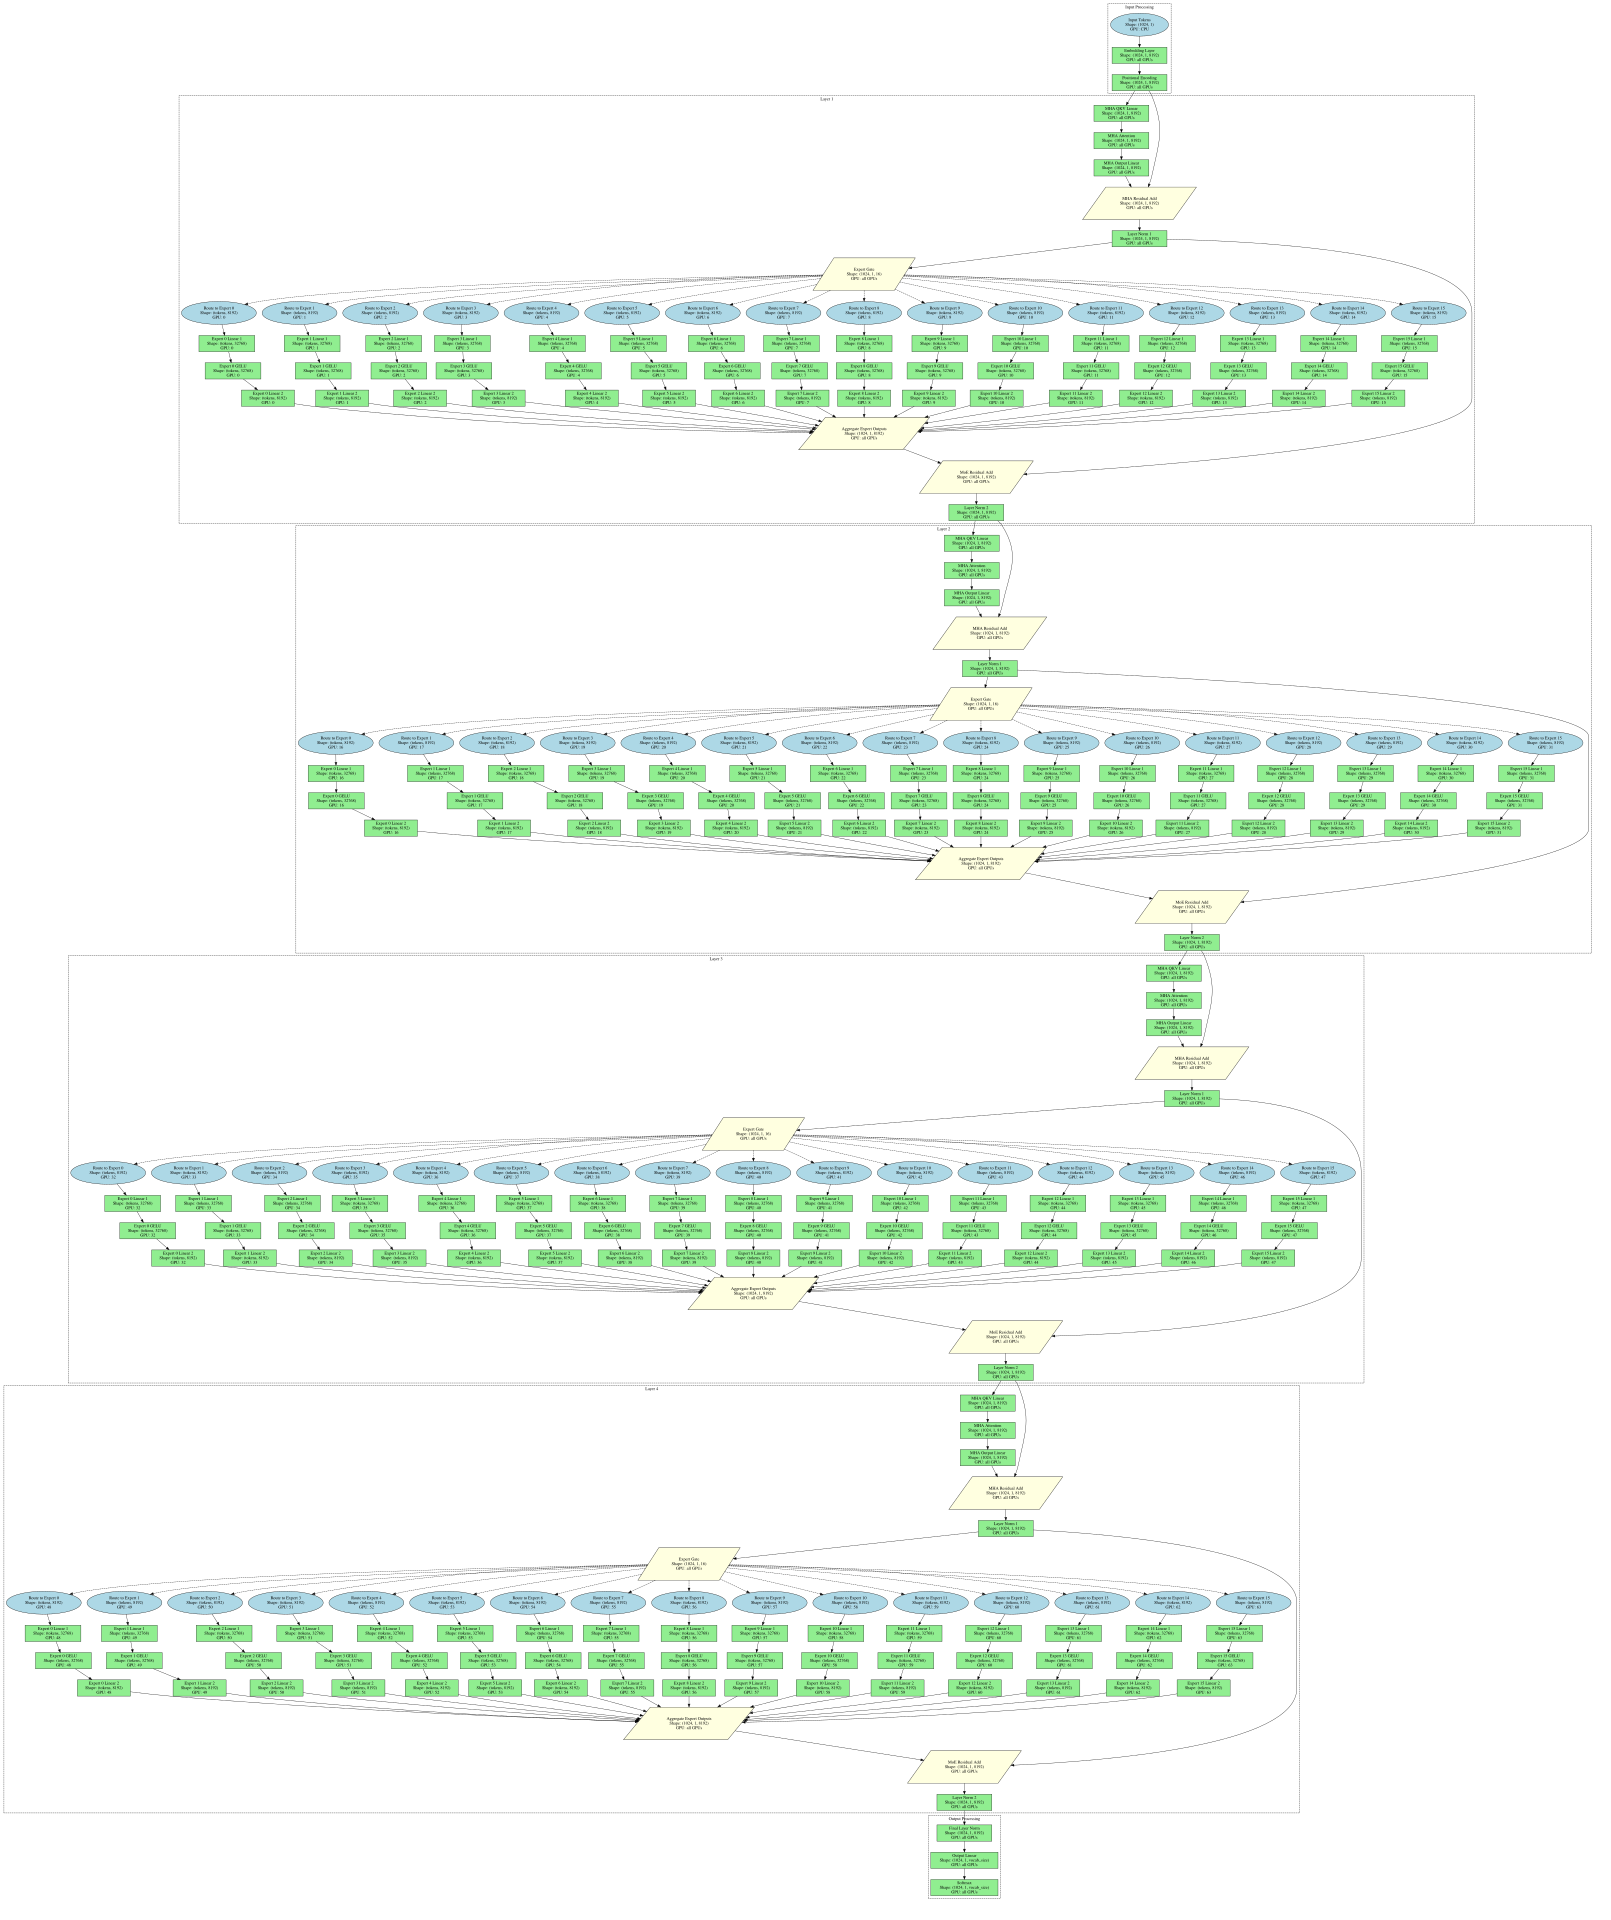

Source code (Python):
import graphviz

# Create the DAG for the proposed cross-node expert parallelism (64 GPUs, 1 expert per GPU)
dot = graphviz.Digraph(comment='Cross-Node Expert Parallelism - 64 GPUs')
dot.attr(rankdir='TB', size='30,20')

# Define node styles
dot.attr('node', shape='ellipse', style='filled', fillcolor='lightblue')  # Communication nodes
dot.attr('node', shape='rectangle', style='filled', fillcolor='lightgreen')  # Computation nodes
dot.attr('node', shape='parallelogram', style='filled', fillcolor='lightyellow')  # Routing/aggregation nodes

# Model parameters
num_layers = 4
experts_per_layer = 16
total_gpus = 64
batch_size = 1024
seq_len = 1  # Assuming single token for simplicity
hidden_size = 8192  # 16 heads * 512 dim per head
mlp_hidden_size = 32768

# Input processing
with dot.subgraph(name='cluster_input') as c:
    c.attr(label='Input Processing', style='dashed')
    c.node('input_tokens', f'Input Tokens\\nShape: ({batch_size}, {seq_len})\\nGPU: CPU', shape='ellipse', fillcolor='lightblue')
    c.node('embed', f'Embedding Layer\\nShape: ({batch_size}, {seq_len}, {hidden_size})\\nGPU: all GPUs', shape='rectangle', fillcolor='lightgreen')
    c.node('pos_embed', f'Positional Encoding\\nShape: ({batch_size}, {seq_len}, {hidden_size})\\nGPU: all GPUs', shape='rectangle', fillcolor='lightgreen')
    
    dot.edge('input_tokens', 'embed')
    dot.edge('embed', 'pos_embed')

# Process each layer
prev_output = 'pos_embed'
for layer_idx in range(num_layers):
    with dot.subgraph(name=f'cluster_layer_{layer_idx}') as c:
        c.attr(label=f'Layer {layer_idx + 1}', style='dashed')
        
        # MHA computation (replicated across all GPUs)
        mha_qkv = f'mha_qkv_{layer_idx}'
        mha_attn = f'mha_attn_{layer_idx}'
        mha_out = f'mha_out_{layer_idx}'
        mha_residual = f'mha_residual_{layer_idx}'
        
        c.node(mha_qkv, f'MHA QKV Linear\\nShape: ({batch_size}, {seq_len}, {hidden_size})\\nGPU: all GPUs', shape='rectangle', fillcolor='lightgreen')
        c.node(mha_attn, f'MHA Attention\\nShape: ({batch_size}, {seq_len}, {hidden_size})\\nGPU: all GPUs', shape='rectangle', fillcolor='lightgreen')
        c.node(mha_out, f'MHA Output Linear\\nShape: ({batch_size}, {seq_len}, {hidden_size})\\nGPU: all GPUs', shape='rectangle', fillcolor='lightgreen')
        c.node(mha_residual, f'MHA Residual Add\\nShape: ({batch_size}, {seq_len}, {hidden_size})\\nGPU: all GPUs', shape='parallelogram', fillcolor='lightyellow')
        
        dot.edge(prev_output, mha_qkv)
        dot.edge(mha_qkv, mha_attn)
        dot.edge(mha_attn, mha_out)
        dot.edge(mha_out, mha_residual)
        dot.edge(prev_output, mha_residual)  # Residual connection
        
        # Layer normalization after MHA
        ln1 = f'ln1_{layer_idx}'
        c.node(ln1, f'Layer Norm 1\\nShape: ({batch_size}, {seq_len}, {hidden_size})\\nGPU: all GPUs', shape='rectangle', fillcolor='lightgreen')
        dot.edge(mha_residual, ln1)
        
        # MoE layer - expert routing and computation
        gate = f'gate_{layer_idx}'
        c.node(gate, f'Expert Gate\\nShape: ({batch_size}, {seq_len}, {experts_per_layer})\\nGPU: all GPUs', shape='parallelogram', fillcolor='lightyellow')
        dot.edge(ln1, gate)
        
        # Expert computation (distributed across 16 GPUs per layer)
        expert_outputs = []
        for expert_idx in range(experts_per_layer):
            gpu_id = layer_idx * experts_per_layer + expert_idx
            
            # Token routing to expert
            route_to_expert = f'route_to_expert_{layer_idx}_{expert_idx}'
            c.node(route_to_expert, f'Route to Expert {expert_idx}\\nShape: (tokens, {hidden_size})\\nGPU: {gpu_id}', shape='ellipse', fillcolor='lightblue')
            dot.edge(gate, route_to_expert, style='dashed')
            
            # Expert computation
            expert_linear1 = f'expert_linear1_{layer_idx}_{expert_idx}'
            expert_activation = f'expert_activation_{layer_idx}_{expert_idx}'
            expert_linear2 = f'expert_linear2_{layer_idx}_{expert_idx}'
            
            c.node(expert_linear1, f'Expert {expert_idx} Linear 1\\nShape: (tokens, {mlp_hidden_size})\\nGPU: {gpu_id}', shape='rectangle', fillcolor='lightgreen')
            c.node(expert_activation, f'Expert {expert_idx} GELU\\nShape: (tokens, {mlp_hidden_size})\\nGPU: {gpu_id}', shape='rectangle', fillcolor='lightgreen')
            c.node(expert_linear2, f'Expert {expert_idx} Linear 2\\nShape: (tokens, {hidden_size})\\nGPU: {gpu_id}', shape='rectangle', fillcolor='lightgreen')
            
            dot.edge(route_to_expert, expert_linear1)
            dot.edge(expert_linear1, expert_activation)
            dot.edge(expert_activation, expert_linear2)
            
            expert_outputs.append(expert_linear2)
        
        # Aggregate expert outputs
        aggregate = f'aggregate_{layer_idx}'
        c.node(aggregate, f'Aggregate Expert Outputs\\nShape: ({batch_size}, {seq_len}, {hidden_size})\\nGPU: all GPUs', shape='parallelogram', fillcolor='lightyellow')
        
        for expert_idx, expert_out in enumerate(expert_outputs):
            dot.edge(expert_out, aggregate)
        
        # Final residual connection and layer norm
        moe_residual = f'moe_residual_{layer_idx}'
        ln2 = f'ln2_{layer_idx}'
        
        c.node(moe_residual, f'MoE Residual Add\\nShape: ({batch_size}, {seq_len}, {hidden_size})\\nGPU: all GPUs', shape='parallelogram', fillcolor='lightyellow')
        c.node(ln2, f'Layer Norm 2\\nShape: ({batch_size}, {seq_len}, {hidden_size})\\nGPU: all GPUs', shape='rectangle', fillcolor='lightgreen')
        
        dot.edge(ln1, moe_residual)
        dot.edge(aggregate, moe_residual)
        dot.edge(moe_residual, ln2)
        
        prev_output = ln2

# Output processing
with dot.subgraph(name='cluster_output') as c:
    c.attr(label='Output Processing', style='dashed')
    
    final_norm = 'final_norm'
    output_linear = 'output_linear'
    softmax = 'softmax'
    
    c.node(final_norm, f'Final Layer Norm\\nShape: ({batch_size}, {seq_len}, {hidden_size})\\nGPU: all GPUs', shape='rectangle', fillcolor='lightgreen')
    c.node(output_linear, f'Output Linear\\nShape: ({batch_size}, {seq_len}, vocab_size)\\nGPU: all GPUs', shape='rectangle', fillcolor='lightgreen')
    c.node(softmax, f'Softmax\\nShape: ({batch_size}, {seq_len}, vocab_size)\\nGPU: all GPUs', shape='rectangle', fillcolor='lightgreen')
    
    dot.edge(prev_output, final_norm)
    dot.edge(final_norm, output_linear)
    dot.edge(output_linear, softmax)

# Save the DAG
dot.render('/home/wzc/data/file-share/submission/ep_64_gpu_dag', format='svg', cleanup=False)
print("Generated: ep_64_gpu_dag.svg")
